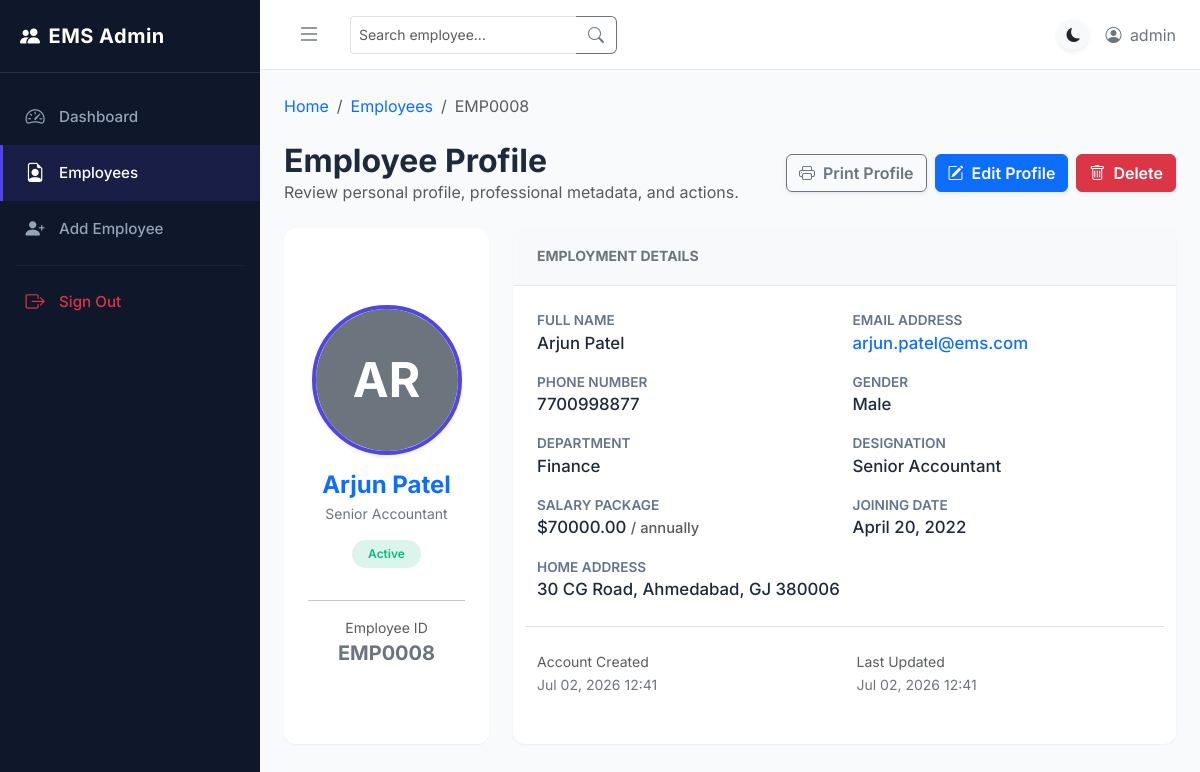
The page /employees/EMP0008/ (signed in) on the database its author committed.
### employee/models.py (models this page shows, shortened)
class Employee(models.Model):
    DEPARTMENT_CHOICES = [
        ('HR', 'Human Resources'),
        ('IT', 'Information Technology'),
        ('Finance', 'Finance'),
        ('Marketing', 'Marketing'),
        ('Sales', 'Sales'),
        ('Operations', 'Operations'),
    ]
    GENDER_CHOICES = [
        ('Male', 'Male'),
        ('Female', 'Female'),
        ('Other', 'Other'),
    ]
    STATUS_CHOICES = [
        ('Active', 'Active'),
        ('Inactive', 'Inactive'),
    ]
    id = models.CharField(max_length=20, primary_key=True, editable=False)
    name = models.CharField(max_length=100)
    email = models.EmailField(unique=True)
    phone = models.CharField(max_length=15)
    department = models.CharField(max_length=50, choices=DEPARTMENT_CHOICES)
    designation = models.CharField(max_length=100)
    salary = models.DecimalField(max_digits=10, decimal_places=2)
    gender = models.CharField(max_length=10, choices=GENDER_CHOICES)
    address = models.TextField()
    joining_date = models.DateField(default=timezone.now)
    status = models.CharField(max_length=10, choices=STATUS_CHOICES, default='Active')
    photo = models.ImageField(upload_to='employee_photos/', blank=True, null=True)
    created_at = models.DateTimeField(auto_now_add=True)
    updated_at = models.DateTimeField(auto_now=True)
    class Meta:
        ordering = ['-created_at']

### employee/views.py (the view)
# urls.py: path('employees/<str:pk>/', EmployeeDetailView.as_view(), name='employee_detail'),
class EmployeeDetailView(LoginRequiredMixin, DetailView):
    model = Employee
    template_name = 'employee/employee_detail.html'
    context_object_name = 'employee'

### employee/templates/employee/employee_detail.html (shortened to what this page needs)
{% extends 'employee/base.html' %}
{% block breadcrumb %}
<li class="breadcrumb-item"><a href="{% url 'employee_list' %}" class="text-decoration-none">Employees</a></li>
<li class="breadcrumb-item active" aria-current="page">{{ employee.id }}</li>
{% endblock %}
{% block content %}
<div class="d-flex justify-content-between align-items-center mb-4">
    <div>
        <h2 class="fw-bold mb-0">Employee Profile</h2>
        <p class="text-muted mb-0">Review personal profile, professional metadata, and actions.</p>
    </div>
    <div class="d-flex gap-2">
        <button onclick="window.print();" class="btn btn-outline-secondary fw-semibold shadow-sm">
            <i class="bi bi-printer me-1"></i> Print Profile
        </button>
        <a href="{% url 'employee_edit' employee.id %}" class="btn btn-primary fw-semibold shadow-sm">
            <i class="bi bi-pencil-square me-1"></i> Edit Profile
        </a>
        <a href="{% url 'employee_delete' employee.id %}" class="btn btn-danger fw-semibold shadow-sm">
            <i class="bi bi-trash me-1"></i> Delete
        </a>
    </div>
</div>
<div class="row g-4">
    <div class="col-12 col-md-4 col-xl-3">
        <div class="card card-custom h-100 text-center py-4">
            <div class="card-body d-flex flex-column align-items-center justify-content-center">
                <div class="profile-photo-container mb-3 shadow-sm">
                    {% if employee.photo %}
                        <img src="{{ employee.photo.url }}" alt="{{ employee.name }}">
                    {% else %}
                        <div class="w-100 h-100 bg-secondary d-flex align-items-center justify-content-center text-white" style="font-size: 3rem; font-weight: 700;">
                            {{ employee.name|slice:":2"|upper }}
                        </div>
                    {% endif %}
                </div>
                <h4 class="fw-bold text-primary mb-1">{{ employee.name }}</h4>
                <p class="text-secondary small mb-3">{{ employee.designation }}</p>
                {% if employee.status == 'Active' %}
                    <span class="badge-active mb-3 px-3 py-1.5">Active</span>
                {% else %}
                    <span class="badge-inactive mb-3 px-3 py-1.5">Inactive</span>
                {% endif %}
                <hr class="w-100 border-color my-3">
                <span class="text-muted small">Employee ID</span>
                <span class="fw-bold fs-5 text-secondary">{{ employee.id }}</span>
            </div>
        </div>
    </div>
    <div class="col-12 col-md-8 col-xl-9">
        <div class="card card-custom h-100">
            <div class="card-header bg-light">
                <h5 class="fw-bold text-secondary mb-0 small text-uppercase">Employment Details</h5>
            </div>
            <div class="card-body">
                <div class="row g-3">
                    <div class="col-12 col-sm-6">
                        <div class="profile-field-label">Full Name</div>
                        <div class="profile-field-value">{{ employee.name }}</div>
                    </div>
                    <div class="col-12 col-sm-6">
                        <div class="profile-field-label">Email Address</div>
                        <div class="profile-field-value"><a href="mailto:{{ employee.email }}" class="text-decoration-none text-primary">{{ employee.email }}</a></div>
                    </div>
                    <div class="col-12 col-sm-6">
                        <div class="profile-field-label">Phone Number</div>
                        <div class="profile-field-value">{{ employee.phone }}</div>
                    </div>
                    <div class="col-12 col-sm-6">
                        <div class="profile-field-label">Gender</div>
                        <div class="profile-field-value">{{ employee.gender }}</div>
                    </div>
                    <div class="col-12 col-sm-6">
                        <div class="profile-field-label">Department</div>
                        <div class="profile-field-value">{{ employee.get_department_display }}</div>
                    </div>
                    <div class="col-12 col-sm-6">
                        <div class="profile-field-label">Designation</div>
                        <div class="profile-field-value">{{ employee.designation }}</div>
                    </div>
                    <div class="col-12 col-sm-6">
                        <div class="profile-field-label">Salary Package</div>
                        <div class="profile-field-value">${{ employee.salary|floatformat:2 }} <span class="text-muted small">/ annually</span></div>
                    </div>
                    <div class="col-12 col-sm-6">
                        <div class="profile-field-label">Joining Date</div>
                        <div class="profile-field-value">{{ employee.joining_date|date:"F d, Y" }}</div>
                    </div>
                    <div class="col-12">
                        <div class="profile-field-label">Home Address</div>
                        <div class="profile-field-value">{{ employee.address }}</div>
                    </div>
                </div>
                <div class="row mt-4 pt-4 border-top">
                    <div class="col-12 col-sm-6">
                        <span class="text-muted small d-block">Account Created</span>
                        <span class="text-secondary small">{{ employee.created_at|date:"M d, Y H:i" }}</span>
                    </div>
                    <div class="col-12 col-sm-6">
                        <span class="text-muted small d-block">Last Updated</span>
                        <span class="text-secondary small">{{ employee.updated_at|date:"M d, Y H:i" }}</span>
                    </div>
                </div>
            </div>
        </div>
    </div>
</div>
{% endblock %}

### employee/templates/employee/base.html (shortened to what this page needs)
{% load static %}
<!DOCTYPE html>
<html lang="en">
<head>
    <link href="https://cdn.jsdelivr.net/npm/bootstrap@5.3.0/dist/css/bootstrap.min.css" rel="stylesheet">
    <link rel="stylesheet" href="https://cdn.jsdelivr.net/npm/bootstrap-icons@1.10.5/font/bootstrap-icons.css">
    <link rel="stylesheet" href="{% static 'css/styles.css' %}">
</head>
<body>
    <div id="wrapper">
        <aside id="sidebar">
            <div class="sidebar-header">
                <h5><i class="bi bi-people-fill me-2"></i>EMS Admin</h5>
            </div>
            <nav class="nav flex-column mt-3">
                <a class="nav-link {% if request.resolver_match.url_name == 'dashboard' %}active{% endif %}" href="{% url 'dashboard' %}">
                    <i class="bi bi-speedometer2"></i>
                    <span>Dashboard</span>
                </a>
                <a class="nav-link {% if request.resolver_match.url_name == 'employee_list' or request.resolver_match.url_name == 'employee_detail' or request.resolver_match.url_name == 'employee_edit' %}active{% endif %}" href="{% url 'employee_list' %}">
                    <i class="bi bi-file-earmark-person"></i>
                    <span>Employees</span>
                </a>
                <a class="nav-link {% if request.resolver_match.url_name == 'employee_add' %}active{% endif %}" href="{% url 'employee_add' %}">
                    <i class="bi bi-person-plus-fill"></i>
                    <span>Add Employee</span>
                </a>
                <hr class="mx-3 my-2" style="border-color: rgba(255,255,255,0.15);">
                {% if user.is_authenticated %}
                <a class="nav-link text-danger mt-auto sidebar-footer mb-3" href="{% url 'logout' %}">
                    <i class="bi bi-box-arrow-right"></i>
                    <span>Sign Out</span>
                </a>
                {% endif %}
            </nav>
        </aside>
        <div id="content-wrapper">
            <header class="topbar">
                <div class="d-flex align-items-center">
                    <button class="btn btn-link text-secondary me-3" id="sidebarToggle">
                        <i class="bi bi-list fs-4"></i>
                    </button>
                    <form class="d-none d-md-flex" action="{% url 'employee_search' %}" method="GET">
                        <div class="input-group">
                            <input type="text" name="q" class="form-control form-control-sm border-end-0" placeholder="Search employee..." value="{{ request.GET.q }}">
                            <button class="btn btn-outline-secondary border-start-0" type="submit">
                                <i class="bi bi-search"></i>
                            </button>
                        </div>
                    </form>
                </div>
                <div class="d-flex align-items-center gap-3">
                    <a href="#" class="btn btn-light btn-sm rounded-circle shadow-sm" id="darkModeToggle" title="Toggle Dark/Light Mode">
                        <i class="bi bi-moon-fill text-dark"></i>
                    </a>
                    {% if user.is_authenticated %}
                    <span class="text-secondary d-none d-sm-inline">
                        <i class="bi bi-person-circle me-1"></i> {{ user.username }}
                    </span>
                    {% endif %}
                </div>
            </header>
            <main class="main-content">
                <nav aria-label="breadcrumb" class="mb-4">
                    <ol class="breadcrumb">
                        <li class="breadcrumb-item"><a href="{% url 'dashboard' %}" class="text-decoration-none">Home</a></li>
                        {% block breadcrumb %}{% endblock %}
                    </ol>
                </nav>
                {% block content %}{% endblock %}
            </main>
        </div>
    </div>
</body>
</html>

### static/css/styles.css (style rules this page uses)
:root { --font-primary: 'Inter', sans-serif; --bg-app: #f8fafc; --bg-card: #ffffff; --bg-sidebar: #0f172a; --text-primary: #1e293b; --text-secondary: #64748b; --text-muted: #94a3b8; --border-color: #e2e8f0; --color-primary: #4f46e5; --color-primary-hover: #4338ca; --color-success: #10b981; --color-danger: #ef4444; --color-warning: #f59e0b; --color-info: #06b6d4; --shadow-sm: 0 1px 2px 0 rgba(0, 0, 0, 0.05); --shadow-md: 0 4px 6px -1px rgba(0, 0, 0, 0.1), 0 2px 4px -1px rgba(0, 0, 0, 0.06); --shadow-lg: 0 10px 15px -3px rgba(0, 0, 0, 0.1), 0 4px 6px -2px rgba(0, 0, 0, 0.05); --sidebar-width: 260px; --sidebar-collapsed-width: 70px; }
body { font-family: var(--font-primary); background-color: var(--bg-app); color: var(--text-primary); transition: background-color 0.3s ease, color 0.3s ease; overflow-x: hidden; }
#wrapper { display: flex; min-height: 100vh; }
#sidebar { width: var(--sidebar-width); background-color: var(--bg-sidebar); color: #f8fafc; transition: all 0.3s ease; z-index: 1000; display: flex; flex-direction: column; }
#sidebar .sidebar-header { padding: 1.5rem 1.25rem; border-bottom: 1px solid rgba(255, 255, 255, 0.1); display: flex; align-items: center; justify-content: space-between; }
#sidebar .sidebar-header h5 { font-weight: 700; letter-spacing: 0.5px; margin: 0; color: #ffffff; }
#sidebar .nav-link { color: #94a3b8; padding: 0.85rem 1.25rem; font-weight: 500; font-size: 0.95rem; display: flex; align-items: center; border-left: 3px solid transparent; transition: all 0.2s ease; }
#sidebar .nav-link i { font-size: 1.2rem; margin-right: 0.75rem; width: 24px; text-align: center; }
#sidebar .nav-link.active { color: #ffffff; background-color: rgba(79, 70, 229, 0.15); border-left-color: var(--color-primary); }
#content-wrapper { flex-grow: 1; display: flex; flex-direction: column; width: calc(100% - var(--sidebar-width)); min-height: 100vh; transition: all 0.3s ease; }
.topbar { background-color: var(--bg-card); height: 70px; border-bottom: 1px solid var(--border-color); padding: 0 1.5rem; display: flex; align-items: center; justify-content: space-between; transition: background-color 0.3s ease, border-color 0.3s ease; }
.main-content { flex-grow: 1; padding: 1.5rem; }
.card-custom { border: none; border-radius: 12px; background-color: var(--bg-card); box-shadow: var(--shadow-sm); transition: background-color 0.3s ease; margin-bottom: 1.5rem; }
.card-custom .card-header { background-color: transparent; border-bottom: 1px solid var(--border-color); padding: 1.25rem 1.5rem; font-weight: 600; color: var(--text-primary); }
.card-custom .card-body { padding: 1.5rem; }
.badge-active { background-color: rgba(16, 185, 129, 0.15); color: var(--color-success); font-weight: 600; font-size: 0.75rem; padding: 0.4em 0.8em; border-radius: 50px; }
.profile-photo-container { position: relative; width: 150px; height: 150px; border-radius: 50%; overflow: hidden; border: 4px solid var(--color-primary); background-color: #f1f5f9; }
.profile-field-label { font-weight: 600; color: var(--text-secondary); font-size: 0.85rem; text-transform: uppercase; }
.profile-field-value { color: var(--text-primary); font-size: 1.05rem; font-weight: 500; }

### rows shown on the page
Employee: id "EMP0008", name "AR", name "Arjun Patel", designation "Senior Accountant", email "arjun.patel@ems.com", phone "7700998877", gender "Male", department "Finance", salary "70000.00", joining_date "April 20, 2022", address "30 CG Road, Ahmedabad, GJ 380006", created_at "Jul 02, 2026 12:41", updated_at "Jul 02, 2026 12:41"

### other values the page prints
{{ user.username }} "admin"
